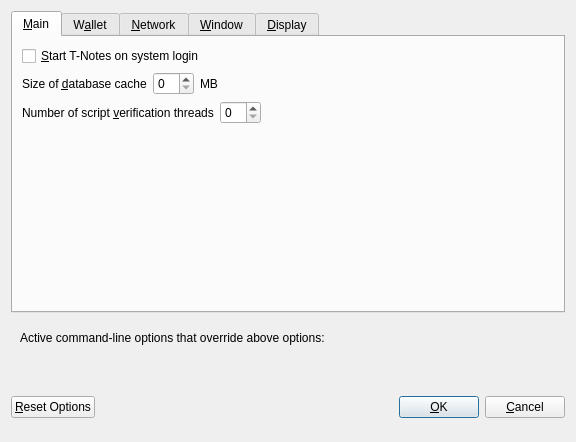
<?xml version="1.0" encoding="UTF-8"?>
<ui version="4.0">
 <class>OptionsDialog</class>
 <widget class="QDialog" name="OptionsDialog">
  <property name="geometry">
   <rect>
    <x>0</x>
    <y>0</y>
    <width>576</width>
    <height>442</height>
   </rect>
  </property>
  <property name="windowTitle">
   <string>Options</string>
  </property>
  <property name="modal">
   <bool>true</bool>
  </property>
  <layout class="QVBoxLayout" name="verticalLayout">
   <item>
    <widget class="QTabWidget" name="tabWidget">
     <property name="currentIndex">
      <number>0</number>
     </property>
     <widget class="QWidget" name="tabMain">
      <attribute name="title">
       <string>&amp;Main</string>
      </attribute>
      <layout class="QVBoxLayout" name="verticalLayout_Main">
       <item>
        <widget class="QCheckBox" name="bitcoinAtStartup">
         <property name="toolTip">
          <string>Automatically start T-Notes after logging in to the system.</string>
         </property>
         <property name="text">
          <string>&amp;Start T-Notes on system login</string>
         </property>
        </widget>
       </item>
       <item>
        <layout class="QHBoxLayout" name="horizontalLayout_2_Main">
         <item>
          <widget class="QLabel" name="databaseCacheLabel">
           <property name="text">
            <string>Size of &amp;database cache</string>
           </property>
           <property name="textFormat">
            <enum>Qt::PlainText</enum>
           </property>
           <property name="buddy">
            <cstring>databaseCache</cstring>
           </property>
          </widget>
         </item>
         <item>
          <widget class="QSpinBox" name="databaseCache"/>
         </item>
         <item>
          <widget class="QLabel" name="databaseCacheUnitLabel">
           <property name="text">
            <string>MB</string>
           </property>
           <property name="textFormat">
            <enum>Qt::PlainText</enum>
           </property>
          </widget>
         </item>
         <item>
          <spacer name="horizontalSpacer_2_Main">
           <property name="orientation">
            <enum>Qt::Horizontal</enum>
           </property>
           <property name="sizeHint" stdset="0">
            <size>
             <width>40</width>
             <height>20</height>
            </size>
           </property>
          </spacer>
         </item>
        </layout>
       </item>
       <item>
        <layout class="QHBoxLayout" name="horizontalLayout_3_Main">
         <item>
          <widget class="QLabel" name="threadsScriptVerifLabel">
           <property name="text">
            <string>Number of script &amp;verification threads</string>
           </property>
           <property name="textFormat">
            <enum>Qt::PlainText</enum>
           </property>
           <property name="buddy">
            <cstring>threadsScriptVerif</cstring>
           </property>
          </widget>
         </item>
         <item>
          <widget class="QSpinBox" name="threadsScriptVerif">
           <property name="toolTip">
            <string>(0 = auto, &lt;0 = leave that many cores free)</string>
           </property>
          </widget>
         </item>
         <item>
          <spacer name="horizontalSpacer_3_Main">
           <property name="orientation">
            <enum>Qt::Horizontal</enum>
           </property>
           <property name="sizeHint" stdset="0">
            <size>
             <width>40</width>
             <height>20</height>
            </size>
           </property>
          </spacer>
         </item>
        </layout>
       </item>
       <item>
        <spacer name="verticalSpacer_2">
         <property name="orientation">
          <enum>Qt::Vertical</enum>
         </property>
         <property name="sizeHint" stdset="0">
          <size>
           <width>20</width>
           <height>40</height>
          </size>
         </property>
        </spacer>
       </item>
      </layout>
     </widget>
     <widget class="QWidget" name="tabWallet">
      <attribute name="title">
       <string>W&amp;allet</string>
      </attribute>
      <layout class="QVBoxLayout" name="verticalLayout_Wallet">
       <item>
        <layout class="QHBoxLayout" name="horizontalLayout_2_Wallet">
         <item>
          <widget class="QLabel" name="labelStakeSplitThresholdText">
           <property name="text">
            <string>Stake split threshold:</string>
           </property>
          </widget>
         </item>
         <item>
          <widget class="QSpinBox" name="spinBoxStakeSplitThreshold">
           <property name="minimum">
            <number>1</number>
           </property>
           <property name="maximum">
            <number>999999</number>
           </property>
          </widget>
         </item>
        </layout>
       </item>
       <item>
        <widget class="QGroupBox" name="groupBox">
         <property name="title">
          <string>Expert</string>
         </property>
         <layout class="QVBoxLayout" name="verticalLayout_2">
          <item>
           <widget class="QCheckBox" name="coinControlFeatures">
            <property name="toolTip">
             <string>Whether to show coin control features or not.</string>
            </property>
            <property name="text">
             <string>Enable coin &amp;control features</string>
            </property>
           </widget>
          </item>
          <item>
           <widget class="QCheckBox" name="showMasternodesTab">
            <property name="toolTip">
             <string>Show additional tab listing all your masternodes in first sub-tab&lt;br/&gt;and all masternodes on the network in second sub-tab.</string>
            </property>
            <property name="text">
             <string>Show Masternodes Tab</string>
            </property>
           </widget>
          </item>
          <item>
           <widget class="QCheckBox" name="spendZeroConfChange">
            <property name="toolTip">
             <string>If you disable the spending of unconfirmed change, the change from a transaction&lt;br/&gt;cannot be used until that transaction has at least one confirmation.&lt;br/&gt;This also affects how your balance is computed.</string>
            </property>
            <property name="text">
             <string>&amp;Spend unconfirmed change</string>
            </property>
           </widget>
          </item>
         </layout>
        </widget>
       </item>
       <item>
        <spacer name="verticalSpacer_Wallet">
         <property name="orientation">
          <enum>Qt::Vertical</enum>
         </property>
         <property name="sizeHint" stdset="0">
          <size>
           <width>20</width>
           <height>40</height>
          </size>
         </property>
        </spacer>
       </item>
      </layout>
     </widget>
     <widget class="QWidget" name="tabNetwork">
      <attribute name="title">
       <string>&amp;Network</string>
      </attribute>
      <layout class="QVBoxLayout" name="verticalLayout_Network">
       <item>
        <widget class="QCheckBox" name="mapPortUpnp">
         <property name="toolTip">
          <string>Automatically open the T-Notes client port on the router. This only works when your router supports UPnP and it is enabled.</string>
         </property>
         <property name="text">
          <string>Map port using &amp;UPnP</string>
         </property>
        </widget>
       </item>
       <item>
        <widget class="QCheckBox" name="allowIncoming">
         <property name="toolTip">
          <string>Accept connections from outside</string>
         </property>
         <property name="text">
          <string>Allow incoming connections</string>
         </property>
        </widget>
       </item>
       <item>
        <widget class="QCheckBox" name="connectSocks">
         <property name="toolTip">
          <string>Connect to the T-Notes network through a SOCKS5 proxy.</string>
         </property>
         <property name="text">
          <string>&amp;Connect through SOCKS5 proxy (default proxy):</string>
         </property>
        </widget>
       </item>
       <item>
        <layout class="QHBoxLayout" name="horizontalLayout_1_Network">
         <item>
          <widget class="QLabel" name="proxyIpLabel">
           <property name="text">
            <string>Proxy &amp;IP:</string>
           </property>
           <property name="textFormat">
            <enum>Qt::PlainText</enum>
           </property>
           <property name="buddy">
            <cstring>proxyIp</cstring>
           </property>
          </widget>
         </item>
         <item>
          <widget class="QValidatedLineEdit" name="proxyIp">
           <property name="minimumSize">
            <size>
             <width>140</width>
             <height>0</height>
            </size>
           </property>
           <property name="maximumSize">
            <size>
             <width>140</width>
             <height>16777215</height>
            </size>
           </property>
           <property name="toolTip">
            <string>IP address of the proxy (e.g. IPv4: 127.0.0.1 / IPv6: ::1)</string>
           </property>
          </widget>
         </item>
         <item>
          <widget class="QLabel" name="proxyPortLabel">
           <property name="text">
            <string>&amp;Port:</string>
           </property>
           <property name="textFormat">
            <enum>Qt::PlainText</enum>
           </property>
           <property name="buddy">
            <cstring>proxyPort</cstring>
           </property>
          </widget>
         </item>
         <item>
          <widget class="QLineEdit" name="proxyPort">
           <property name="minimumSize">
            <size>
             <width>55</width>
             <height>0</height>
            </size>
           </property>
           <property name="maximumSize">
            <size>
             <width>55</width>
             <height>16777215</height>
            </size>
           </property>
           <property name="toolTip">
            <string>Port of the proxy (e.g. 9050)</string>
           </property>
          </widget>
         </item>
         <item>
          <spacer name="horizontalSpacer_1_Network">
           <property name="orientation">
            <enum>Qt::Horizontal</enum>
           </property>
           <property name="sizeHint" stdset="0">
            <size>
             <width>40</width>
             <height>20</height>
            </size>
           </property>
          </spacer>
         </item>
        </layout>
       </item>
       <item>
        <spacer name="verticalSpacer_Network">
         <property name="orientation">
          <enum>Qt::Vertical</enum>
         </property>
         <property name="sizeHint" stdset="0">
          <size>
           <width>20</width>
           <height>40</height>
          </size>
         </property>
        </spacer>
       </item>
      </layout>
     </widget>
     <widget class="QWidget" name="tabWindow">
      <attribute name="title">
       <string>&amp;Window</string>
      </attribute>
      <layout class="QVBoxLayout" name="verticalLayout_Window">
       <item>
        <widget class="QCheckBox" name="minimizeToTray">
         <property name="toolTip">
          <string>Show only a tray icon after minimizing the window.</string>
         </property>
         <property name="text">
          <string>&amp;Minimize to the tray instead of the taskbar</string>
         </property>
        </widget>
       </item>
       <item>
        <widget class="QCheckBox" name="minimizeOnClose">
         <property name="toolTip">
          <string>Minimize instead of exit the application when the window is closed. When this option is enabled, the application will be closed only after selecting Quit in the menu.</string>
         </property>
         <property name="text">
          <string>M&amp;inimize on close</string>
         </property>
        </widget>
       </item>
       <item>
        <spacer name="verticalSpacer_Window">
         <property name="orientation">
          <enum>Qt::Vertical</enum>
         </property>
         <property name="sizeHint" stdset="0">
          <size>
           <width>20</width>
           <height>40</height>
          </size>
         </property>
        </spacer>
       </item>
      </layout>
     </widget>
     <widget class="QWidget" name="tabDisplay">
      <attribute name="title">
       <string>&amp;Display</string>
      </attribute>
      <layout class="QVBoxLayout" name="verticalLayout_Display">
       <item>
        <layout class="QHBoxLayout" name="horizontalLayout_1_Display">
         <item>
          <widget class="QLabel" name="langLabel">
           <property name="text">
            <string>User Interface &amp;language:</string>
           </property>
           <property name="textFormat">
            <enum>Qt::PlainText</enum>
           </property>
           <property name="buddy">
            <cstring>lang</cstring>
           </property>
          </widget>
         </item>
         <item>
          <widget class="QValueComboBox" name="lang">
           <property name="toolTip">
            <string>The user interface language can be set here. This setting will take effect after restarting T-Notes.</string>
           </property>
          </widget>
         </item>
        </layout>
       </item>
       <item>
        <widget class="QLabel" name="label_3">
         <property name="toolTip">
          <string notr="true"/>
         </property>
         <property name="statusTip">
          <string notr="true"/>
         </property>
         <property name="whatsThis">
          <string notr="true"/>
         </property>
         <property name="accessibleName">
          <string notr="true"/>
         </property>
         <property name="text">
          <string>Language missing or translation incomplete? Help contributing translations here:
https://www.transifex.com/t_notes-project/t_notes-project-translations</string>
         </property>
         <property name="wordWrap">
          <bool>true</bool>
         </property>
         <property name="openExternalLinks">
          <bool>true</bool>
         </property>
         <property name="textInteractionFlags">
          <set>Qt::TextBrowserInteraction</set>
         </property>
        </widget>
       </item>
       <item>
        <layout class="QHBoxLayout" name="horizontalLayout_2_Display" stretch="0,0">
         <item>
          <widget class="QLabel" name="themeLabel">
           <property name="text">
            <string>User Interface Theme:</string>
           </property>
          </widget>
         </item>
         <item>
          <widget class="QValueComboBox" name="theme"/>
         </item>
        </layout>
       </item>
       <item>
        <spacer name="verticalSpacer">
         <property name="orientation">
          <enum>Qt::Vertical</enum>
         </property>
         <property name="sizeHint" stdset="0">
          <size>
           <width>20</width>
           <height>40</height>
          </size>
         </property>
        </spacer>
       </item>
      </layout>
     </widget>
    </widget>
   </item>
   <item>
    <widget class="QFrame" name="frame">
     <layout class="QVBoxLayout" name="verticalLayout_Bottom">
      <item>
       <layout class="QHBoxLayout" name="horizontalLayout_Bottom">
        <item>
         <widget class="QLabel" name="overriddenByCommandLineInfoLabel">
          <property name="text">
           <string>Active command-line options that override above options:</string>
          </property>
          <property name="textFormat">
           <enum>Qt::PlainText</enum>
          </property>
         </widget>
        </item>
        <item>
         <spacer name="horizontalSpacer_Bottom">
          <property name="orientation">
           <enum>Qt::Horizontal</enum>
          </property>
          <property name="sizeHint" stdset="0">
           <size>
            <width>40</width>
            <height>20</height>
           </size>
          </property>
         </spacer>
        </item>
       </layout>
      </item>
      <item>
       <widget class="QLabel" name="overriddenByCommandLineLabel">
        <property name="text">
         <string/>
        </property>
        <property name="textFormat">
         <enum>Qt::PlainText</enum>
        </property>
        <property name="wordWrap">
         <bool>true</bool>
        </property>
       </widget>
      </item>
     </layout>
    </widget>
   </item>
   <item>
    <layout class="QHBoxLayout" name="horizontalLayout_Buttons">
     <item>
      <widget class="QPushButton" name="resetButton">
       <property name="toolTip">
        <string>Reset all client options to default.</string>
       </property>
       <property name="text">
        <string>&amp;Reset Options</string>
       </property>
       <property name="autoDefault">
        <bool>false</bool>
       </property>
      </widget>
     </item>
     <item>
      <spacer name="horizontalSpacer_1">
       <property name="orientation">
        <enum>Qt::Horizontal</enum>
       </property>
       <property name="sizeHint" stdset="0">
        <size>
         <width>40</width>
         <height>48</height>
        </size>
       </property>
      </spacer>
     </item>
     <item>
      <widget class="QLabel" name="statusLabel">
       <property name="minimumSize">
        <size>
         <width>200</width>
         <height>0</height>
        </size>
       </property>
       <property name="font">
        <font>
         <weight>75</weight>
         <bold>true</bold>
        </font>
       </property>
       <property name="text">
        <string/>
       </property>
       <property name="textFormat">
        <enum>Qt::PlainText</enum>
       </property>
       <property name="wordWrap">
        <bool>true</bool>
       </property>
      </widget>
     </item>
     <item>
      <spacer name="horizontalSpacer_2">
       <property name="orientation">
        <enum>Qt::Horizontal</enum>
       </property>
       <property name="sizeHint" stdset="0">
        <size>
         <width>40</width>
         <height>48</height>
        </size>
       </property>
      </spacer>
     </item>
     <item>
      <widget class="QPushButton" name="okButton">
       <property name="text">
        <string>&amp;OK</string>
       </property>
       <property name="autoDefault">
        <bool>false</bool>
       </property>
       <property name="default">
        <bool>true</bool>
       </property>
      </widget>
     </item>
     <item>
      <widget class="QPushButton" name="cancelButton">
       <property name="text">
        <string>&amp;Cancel</string>
       </property>
       <property name="autoDefault">
        <bool>false</bool>
       </property>
      </widget>
     </item>
    </layout>
   </item>
  </layout>
 </widget>
 <customwidgets>
  <customwidget>
   <class>QValidatedLineEdit</class>
   <extends>QLineEdit</extends>
   <header>qvalidatedlineedit.h</header>
  </customwidget>
  <customwidget>
   <class>QValueComboBox</class>
   <extends>QComboBox</extends>
   <header>qvaluecombobox.h</header>
  </customwidget>
 </customwidgets>
 <resources/>
 <connections/>
</ui>
